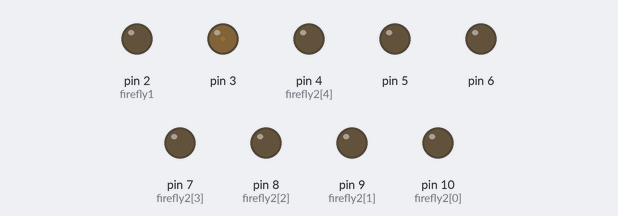
The sketch below on a simulated Arduino Uno, built with avr-gcc and run on an emulated ATmega328P. On the bench: output pins drawn as LEDs (lit = HIGH).

Above: at 0.4 s.
At 7.8 s:
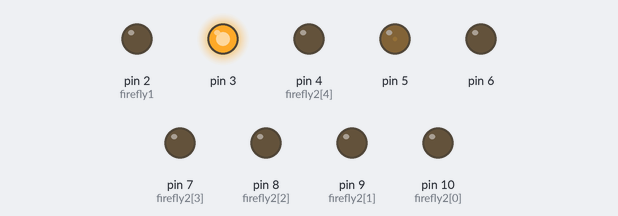
At 12.3 s:
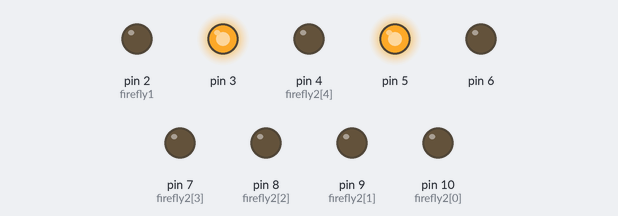
At 19.7 s:
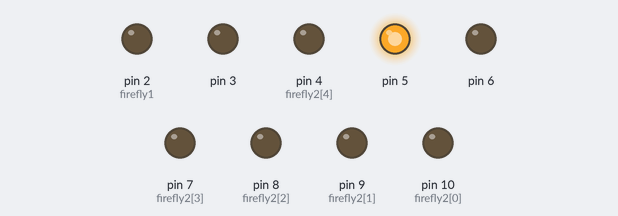
At 34.2 s:
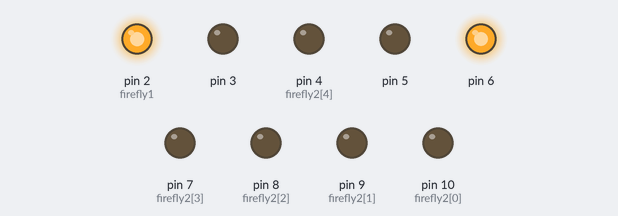
At 38.2 s:
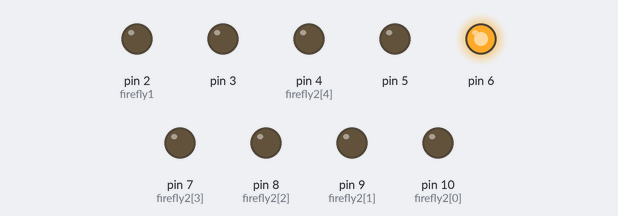
Timing chart, 0 to 39.7 s (numbered marks = the images above):
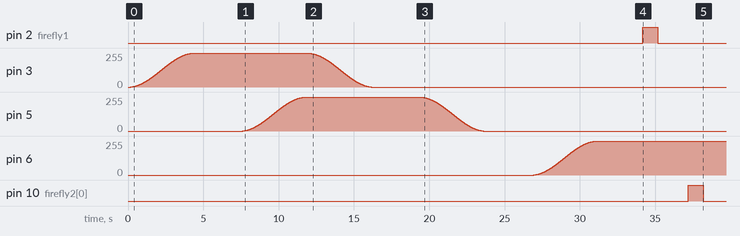

The sketch:

foxfire.ino
```cpp
int daylight = 3;
int sunset = 5;
int foxfire = 6;
int firefly1 = 2;
int firefly2[] = { 10, 9, 8, 7, 4 };
int fireflyLength = (sizeof(firefly2) / sizeof(int));
int brightness = 0;
int fadeAmount = 5;

void setup() {
	pinMode(firefly1, OUTPUT);
	for (int i = 0; i < fireflyLength; i++) {
		pinMode(firefly2[i], OUTPUT);
	}
}

void loop() {
	fadeIn(daylight);
	delay(3000);
	fadeIn(sunset);
	fadeOut(daylight);
	delay(3000);
	fadeOut(sunset);
	delay(3000);
	fadeIn(foxfire);
	delay(3000);
	runFirefly(firefly1, firefly2, fireflyLength);
	delay(3000);
	fadeOut(foxfire);
	delay(10000);
}

void blinkLED(int pin) {
	digitalWrite(pin, HIGH);
	delay(1000);
	digitalWrite(pin, LOW);
	delay(1000);
}

void blinkTwoLED(int pin1, int pin2) {
	digitalWrite(pin1, HIGH);
	digitalWrite(pin2, HIGH);
	delay(1000);
	digitalWrite(pin1, LOW);
	digitalWrite(pin2, LOW);
	delay(2000);
}

void runFirefly(int firefly, int *fireflyArray, int arrayLength) {
	int lastElement = arrayLength;
	for (int i = 0; i < arrayLength; i++) {
		blinkLED(firefly);
		delay(1000);
		blinkLED(fireflyArray[i]);
		delay(1000);
	}
	blinkTwoLED(firefly, fireflyArray[4]);
	blinkTwoLED(firefly, fireflyArray[4]);
	delay(4000);
}

void fadeIn(int pin) {
	float in, out;
	for (in = 4.712; in < 7.853; in = in + 0.0001) {
		out = sin(in) * 127.5 + 127.5;
		analogWrite(pin, out);
	}
}

void fadeOut(int pin) {
	float in, out;
	for (in = 1.570; in < 4.712; in = in + 0.0001) {
		out = sin(in) * 127.5 + 127.5;
		analogWrite(pin, out);
	}
}
```

Measured:
- by itself, pin 2 (firefly1): LOW → HIGH at 34.2 s, → LOW 1.0 s later
- by itself, pin 3, pin 5: rises from 0/255 to 254/255 in 4.1 s, then falls to 0/255 in 11.9 s
- by itself, pin 6: moves from 0/255 to 254/255 over 4.1 s
- by itself, pin 10 (firefly2[0]): LOW → HIGH at 37.2 s, → LOW 1.0 s later
